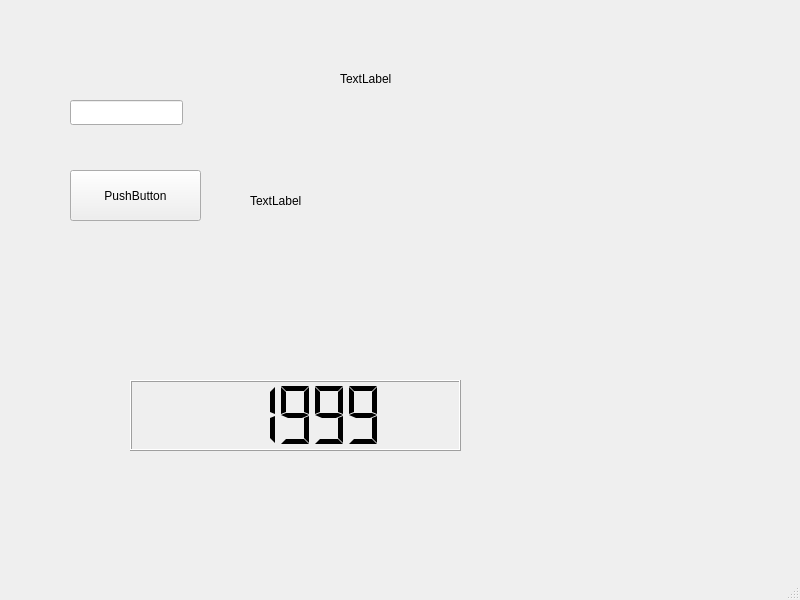
<?xml version="1.0" encoding="UTF-8"?>
<ui version="4.0">
 <class>MainWindow</class>
 <widget class="QMainWindow" name="MainWindow">
  <property name="geometry">
   <rect>
    <x>0</x>
    <y>0</y>
    <width>800</width>
    <height>600</height>
   </rect>
  </property>
  <property name="windowTitle">
   <string>MainWindow</string>
  </property>
  <widget class="QWidget" name="centralwidget">
   <widget class="QPushButton" name="pushButton">
    <property name="geometry">
     <rect>
      <x>70</x>
      <y>170</y>
      <width>131</width>
      <height>51</height>
     </rect>
    </property>
    <property name="text">
     <string>PushButton</string>
    </property>
   </widget>
   <widget class="QLCDNumber" name="lcdNumber">
    <property name="geometry">
     <rect>
      <x>130</x>
      <y>380</y>
      <width>331</width>
      <height>71</height>
     </rect>
    </property>
    <property name="segmentStyle">
     <enum>QLCDNumber::Flat</enum>
    </property>
    <property name="intValue" stdset="0">
     <number>1999</number>
    </property>
   </widget>
   <widget class="QLineEdit" name="lineEdit">
    <property name="geometry">
     <rect>
      <x>70</x>
      <y>100</y>
      <width>113</width>
      <height>25</height>
     </rect>
    </property>
   </widget>
   <widget class="QLabel" name="label">
    <property name="geometry">
     <rect>
      <x>250</x>
      <y>170</y>
      <width>251</width>
      <height>61</height>
     </rect>
    </property>
    <property name="text">
     <string>TextLabel</string>
    </property>
   </widget>
   <widget class="QLabel" name="label_2">
    <property name="geometry">
     <rect>
      <x>340</x>
      <y>70</y>
      <width>64</width>
      <height>17</height>
     </rect>
    </property>
    <property name="text">
     <string>TextLabel</string>
    </property>
   </widget>
  </widget>
  <widget class="QMenuBar" name="menubar">
   <property name="geometry">
    <rect>
     <x>0</x>
     <y>0</y>
     <width>800</width>
     <height>22</height>
    </rect>
   </property>
  </widget>
  <widget class="QStatusBar" name="statusbar"/>
 </widget>
 <resources/>
 <connections/>
</ui>
